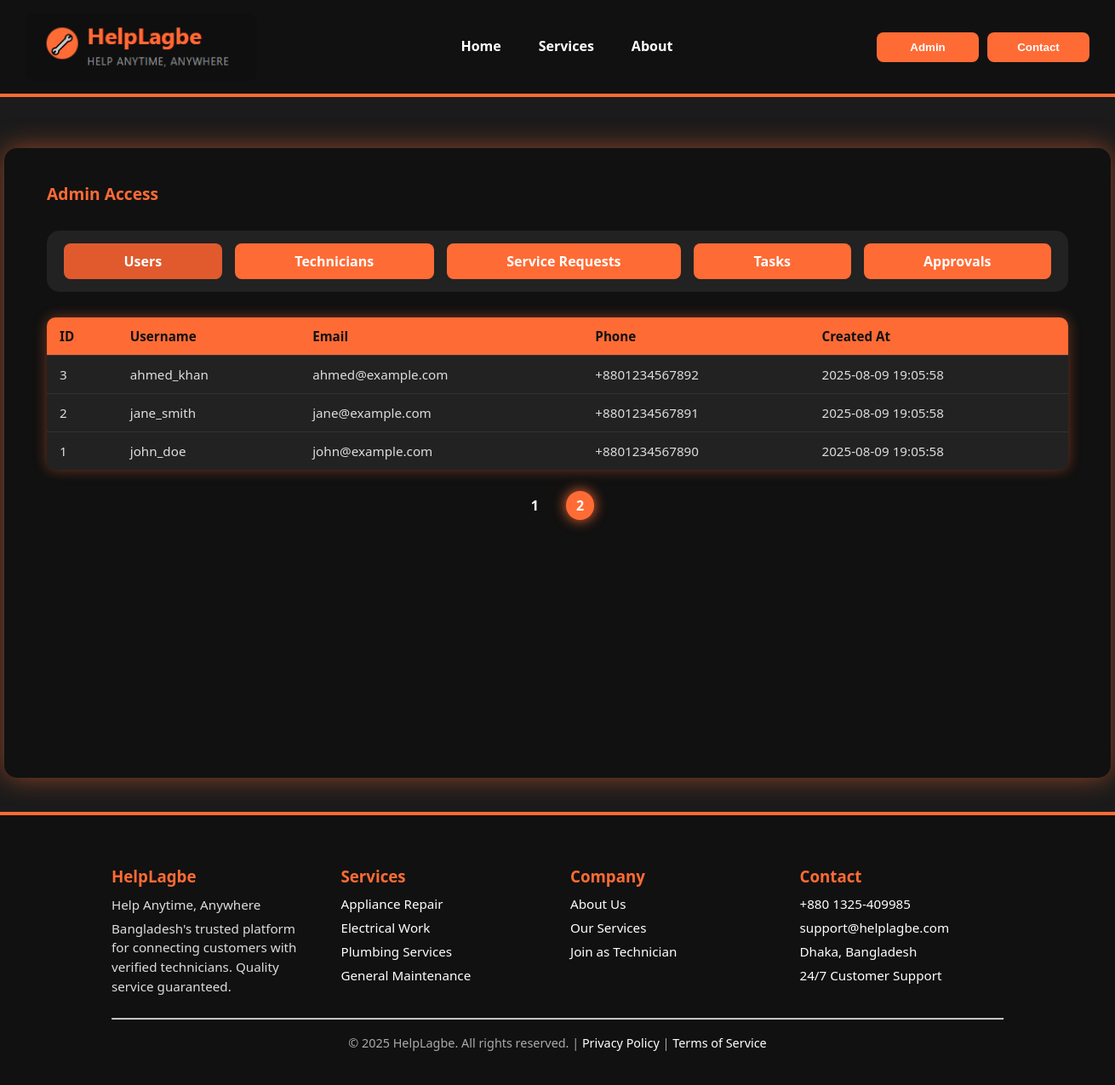
Screenshot of /admindash.php?tab=users&page=2 with the database file from the repository.
### tables this page shows
CREATE TABLE `users` (
  `user_id` int(11) NOT NULL,
  `username` varchar(255) NOT NULL,
  `email` varchar(255) NOT NULL,
  `phone_no` varchar(20) DEFAULT NULL,
  `password` varchar(255) NOT NULL,
  `address` text DEFAULT NULL,
  `Image` varchar(255) DEFAULT NULL,
  `admin_id` int(11) DEFAULT NULL,
  `created_at` timestamp NOT NULL DEFAULT current_timestamp(),
  `updated_at` timestamp NOT NULL DEFAULT current_timestamp() ON UPDATE current_timestamp()
);

### admindash.php (the view, shortened to what this page needs)
<?php
require 'db.php';
$perPage = 10;
$page = isset($_GET['page']) ? max(1, (int) $_GET['page']) : 1;
$offset = ($page - 1) * $perPage;
$allowed_tabs = ['users', 'technicians', 'requests', 'tasks', 'approvals'];
$tab = isset($_GET['tab']) && in_array($_GET['tab'], $allowed_tabs) ? $_GET['tab'] : 'users';
function getCount($conn, $sql)
{
  $res = $conn->query($sql);
  if ($res && $row = $res->fetch_assoc()) {
    return (int) $row['count'];
  }
  return 0;
}
function getTotalPages($conn, $countSql, $perPage)
{
  $totalItems = getCount($conn, $countSql);
  return ceil($totalItems / $perPage);
}
?>
<!DOCTYPE html>
<html lang="en">
<head>
</head>
<body>
  <header>
    <div class="logo">
      <img src="logo.png" alt="HelpLagbe Logo" />
    </div>
    <nav>
      <a href="homepage.html">Home</a>
      <a href="#services">Services</a>
      <a href="#about">About</a>
    </nav>
    <div style="display:flex; gap:10px;">
      <button class="btn" onclick="location.href='admin.html'">Admin</button>
      <button class="btn"
        onclick="document.getElementById('contact').scrollIntoView({behavior:'smooth'})">Contact</button>
    </div>
  </header>
  <div class="container">
    <div class="admin-access">Admin Access</div>
    <div class="buttons-box">
      <a href="?tab=users" class="btn"
        style="background-color: <?= $tab === 'users' ? '#e05a2e' : '#ff6b35' ?>;">Users</a>
      <a href="?tab=technicians" class="btn"
        style="background-color: <?= $tab === 'technicians' ? '#e05a2e' : '#ff6b35' ?>;">Technicians</a>
      <a href="?tab=requests" class="btn"
        style="background-color: <?= $tab === 'requests' ? '#e05a2e' : '#ff6b35' ?>;">Service Requests</a>
      <a href="?tab=tasks" class="btn"
        style="background-color: <?= $tab === 'tasks' ? '#e05a2e' : '#ff6b35' ?>;">Tasks</a>
      <a href="?tab=approvals" class="btn"
        style="background-color: <?= $tab === 'approvals' ? '#e05a2e' : '#ff6b35' ?>;">Approvals</a>
    </div>
    <?php if ($tab === 'users'):
      $totalPages = getTotalPages($conn, "SELECT COUNT(*) AS count FROM users", $perPage);
      $result = $conn->query("SELECT user_id, username, email, phone_no, created_at FROM users ORDER BY created_at DESC LIMIT $perPage OFFSET $offset");
      ?>
      <table>
        <thead>
          <tr>
            <th>ID</th>
            <th>Username</th>
            <th>Email</th>
            <th>Phone</th>
            <th>Created At</th>
          </tr>
        </thead>
        <tbody>
          <?php while ($row = $result->fetch_assoc()): ?>
            <tr>
              <td><?= $row['user_id'] ?></td>
              <td><?= htmlspecialchars($row['username']) ?></td>
              <td><?= htmlspecialchars($row['email']) ?></td>
              <td><?= htmlspecialchars($row['phone_no']) ?></td>
              <td><?= $row['created_at'] ?></td>
            </tr>
          <?php endwhile; ?>
        </tbody>
      </table>
      <div class="pagination">
        <?php for ($i = 1; $i <= $totalPages; $i++): ?>
          <a href="?tab=users&page=<?= $i ?>" class="<?= $i == $page ? 'active' : '' ?>"><?= $i ?></a>
        <?php endfor; ?>
      </div>
    <?php endif; ?>
  </div>
  <footer id="contact">
    <div class="footer-top">
      <div>
        <h3>HelpLagbe</h3>
        <p>Help Anytime, Anywhere</p>
        <p>Bangladesh's trusted platform for connecting customers with verified technicians. Quality service guaranteed.
        </p>
      </div>
      <div>
        <h3>Services</h3>
        <ul>
          <li>Appliance Repair</li>
          <li>Electrical Work</li>
          <li>Plumbing Services</li>
          <li>General Maintenance</li>
        </ul>
      </div>
      <div>
        <h3>Company</h3>
        <ul>
          <li><a href="#">About Us</a></li>
          <li><a href="#">Our Services</a></li>
          <li><a href="#">Join as Technician</a></li>
        </ul>
      </div>
      <div>
        <h3>Contact</h3>
        <ul>
          <li>+880 1325-409985</li>
          <li>support@helplagbe.com</li>
          <li>Dhaka, Bangladesh</li>
          <li>24/7 Customer Support</li>
        </ul>
      </div>
    </div>
    <hr />
    <div class="footer-bottom">
      © <?php echo date('Y'); ?> HelpLagbe. All rights reserved. |
      <a href="#">Privacy Policy</a> |
      <a href="#">Terms of Service</a>
    </div>
  </footer>
</body>
</html>

### admindash.php (style rules this page uses)
body { margin: 0; font-family: "Segoe UI", Tahoma, Geneva, Verdana, sans-serif; background-color: #1b1b1b; color: white; min-height: 100vh; display: flex; flex-direction: column; }
a { text-decoration: none; color: white; transition: color 0.3s; }
nav a { font-weight: 600; font-size: 1rem; color: white; padding: 8px 12px; border-radius: 6px; transition: color 0.3s; background-color: transparent !important; box-shadow: none !important; border-bottom: 3px solid transparent; }
img { max-width: 100%; height: auto; border-radius: 10px; }
header { display: flex; align-items: center; justify-content: space-between; background-color: #111; padding: 15px 30px; position: sticky; top: 0; z-index: 100; border-bottom: 4px solid #ff6b35; }
.logo { display: flex; align-items: center; }
.logo img { height: 80px; }
nav { display: flex; gap: 20px; }
.container { background-color: #111; border-radius: 15px; padding: 40px 50px 50px; width: 1200px; margin: 60px auto 40px; box-shadow: 0 0 30px rgba(255, 107, 53, 0.5); min-height: 650px; display: flex; flex-direction: column; }
.admin-access { font-weight: 700; font-size: 1.2rem; color: #ff6b35; margin-bottom: 30px; user-select: none; }
.buttons-box { background-color: #222; border-radius: 15px; padding: 15px 20px; margin-bottom: 30px; display: flex; gap: 15px; flex-wrap: wrap; }
.btn { background-color: #ff6b35; border: none; padding: 10px 22px; color: white; cursor: pointer; font-weight: 700; border-radius: 8px; transition: background-color 0.3s ease; user-select: none; flex-grow: 1; text-align: center; min-width: 120px; }
table { width: 100%; border-collapse: collapse; font-size: 0.95rem; border-radius: 10px; overflow: hidden; box-shadow: 0 0 15px rgba(255, 107, 53, 0.4); background-color: #222; }
th, td { padding: 12px 15px; border-bottom: 1px solid #333; color: #ddd; text-align: left; }
th { background-color: #ff6b35; color: #111; font-weight: 700; }
tr:last-child td { border-bottom: none; }
.pagination { margin-top: 25px; text-align: center; user-select: none; }
.pagination a { color: white; margin: 0 8px; font-weight: 600; text-decoration: none; font-size: 1rem; padding: 6px 12px; border-radius: 50px; transition: background-color 0.3s ease, color 0.3s ease; background-color: transparent; box-shadow: none; display: inline-block; }
.pagination a.active, .pagination a:hover { color: white; background-color: #ff6b35; box-shadow: 0 0 15px #ff6b35; text-decoration: none; }
footer { background-color: #111; padding: 40px 10%; color: white; border-top: 4px solid #ff6b35; }
.footer-top { display: grid; grid-template-columns: repeat(auto-fit, minmax(200px, 1fr)); gap: 30px; text-align: left; margin-bottom: 20px; }
footer h3 { color: #ff6b35; margin-bottom: 10px; }
footer p { line-height: 1.5; font-size: 0.95rem; color: #ddd; margin: 5px 0; }
footer ul { list-style: none; padding: 0; margin: 0; }
footer ul li { margin: 8px 0; color: white; font-size: 0.95rem; }
footer ul li a { color: white; font-size: 0.95rem; }
.footer-bottom { text-align: center; padding-top: 10px; font-size: 0.9rem; color: #aaa; }

### rows the page displays
users: user_id "3", username "ahmed_khan", email "ahmed@example.com", phone_no "+8801234567892", created_at "2025-08-09 19:05:58"
users: user_id "2", username "jane_smith", email "jane@example.com", phone_no "+8801234567891", created_at "2025-08-09 19:05:58"
users: user_id "1", username "john_doe", email "john@example.com", phone_no "+8801234567890", created_at "2025-08-09 19:05:58"
